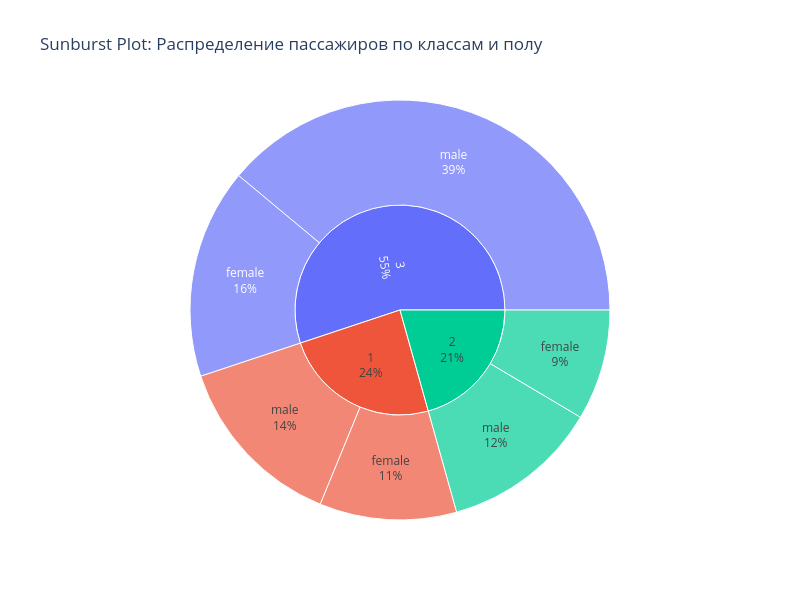

The cell this chart's notebook holds for it:
### Markdown cell above
7. Постройте интерактивный sunburst plot (визуализация иерархических данных) с помощью plotly. На первом уровне иерархии - количество пассажиров в каждом из классов, а на втором количество женщин/мужчин в этом классе

### Code cell
import plotly.express as px
data['Pclass_Sex'] = data['Pclass'].astype(str) + ' - ' + data['Sex']

grouped_data = data.groupby(['Pclass', 'Sex']).size().reset_index(name='Count')

grouped_data.columns = ['Pclass', 'Sex', 'Count']

fig = px.sunburst(
    grouped_data,
    path=['Pclass', 'Sex'],  
    values='Count',          
    title='Sunburst Plot: Распределение пассажиров по классам и полу'
)

fig.update_traces(textinfo='label+percent entry')  
fig.update_layout(width=800, height=600)           

fig.show()

### Figure 1 — Plotly figure (JSON) as saved in the notebook; plotly's stock layout.template omitted (floating-point values rounded to 4 significant figures)
{"data": [{"branchvalues": "total", "domain": {"x": [0, 1], "y": [0, 1]}, "hovertemplate": "labels=%{label}<br>Count=%{value}<br>parent=%{parent}<br>id=%{id}<extra></extra>", "ids": ["1/female", "1/male", "2/female", "2/male", "3/female", "3/male", "1", "2", "3"], "labels": ["female", "male", "female", "male", "female", "male", "1", "2", "3"], "name": "", "parents": ["1", "1", "2", "2", "3", "3", "", "", ""], "textinfo": "label+percent entry", "type": "sunburst", "values": [94.0, 122.0, 76.0, 108.0, 144.0, 347.0, 216.0, 184.0, 491.0]}], "layout": {"height": 600, "legend": {"tracegroupgap": 0}, "title": {"text": "Sunburst Plot: Распределение пассажиров по классам и полу"}, "width": 800}}
